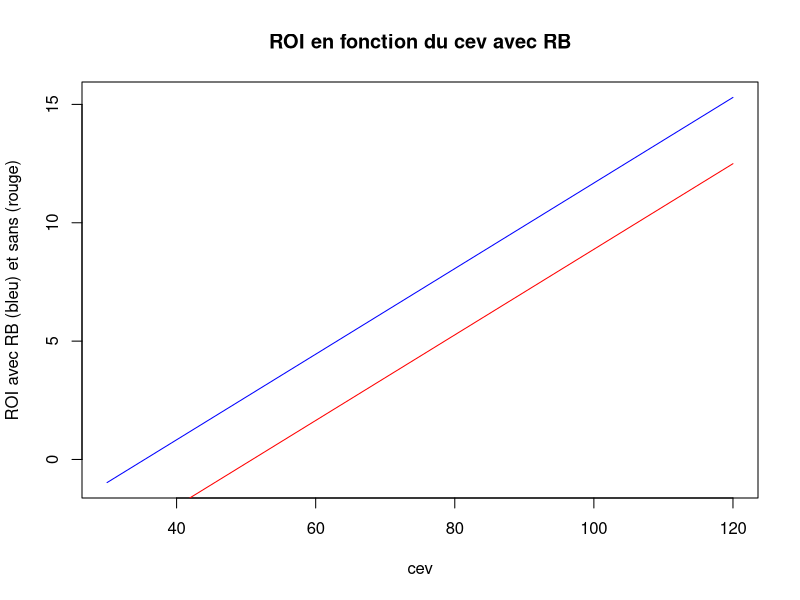

Here is the R script that generated this plot:

# sans les gros multis ( *200 et *1000)
  
multi.small<-c(100,50,10,5,4,3,2)
proba.small<-c(10,25,250,1500,7500,13832,26877)/50000

roi.small <- function(x) ((x+500)/1500*sum((multi.small-0.07)*proba.small/sum(proba.small))-1)*100

# avec multi

multi<-c(800,200,100,50,10,5,4,3,2)
multi.5<-c(800,160,100,50,10,5,4,3,2)
multi.10<-c(800,160,80,50,10,5,4,3,2)
multi.20<-c(800,160,80,40,10,5,4,3,2)
multi.100 <- c(800,160,80,40,8,5,4,3,2)

proba<-c(1,5,10,25,250,1500,7500,13832,26877)/50000

roi <- function(x) ((x+500)/1500*sum((multi-0.07)*proba)-1)*100

gain.theo.small <- function(n=2000,cev=75,bi = 5) n*bi*roi.small(cev)/100 + n*bi*0.07*0.4

gain.theo <- function(n=2000,cev=75,bi = 5) {
  p <- (cev+500)/1500
  res <- ifelse(bi==5,n*bi * (p * sum((multi.5-0.07)*proba)+(1-p) * sum((c(100,20)-0.07)*proba[1:2]) +0.07*0.4 - 1),
         ifelse(bi==10,n*bi * (p * sum((multi.10-0.07)*proba)+(1-p) * sum((c(100,20,10)-0.07)*proba[1:3]) +0.07*0.4 - 1),
         ifelse(bi == 20 || bi ==50,n*bi * (p * sum((multi.20-0.07)*proba)+(1-p) * sum((c(100,20,10,5)-0.07)*proba[1:4]) +0.07*0.4 - 1),
                ifelse(bi==100,n*bi * (p * sum((multi.100-0.07)*proba)+(1-p) * sum((c(100,20,10,5,1)-0.07)*proba[1:5]) +0.07*0.4 - 1),n*bi * (p * sum((multi-0.07)*proba)+(1-p) * (100-0.07)*proba[1] +0.07*0.4 - 1)
                       ))))
return(res)
}

roi.theo.wo.rb <- function(cev=75){
  p <- (cev+500)/1500
  return((p * sum((multi-0.07)*proba)+(1-p) * sum((c(100,20)-0.07)*proba[1:2]) - 1) *100)
}
roi.theo.w.rb <- function(cev=75){
  p <- (cev+500)/1500
  return((p * sum((multi-0.07)*proba)+(1-p) * sum((c(100,20)-0.07)*proba[1:2]) + 0.07*0.4 - 1) *100)
}

curve(roi.theo.w.rb,from=30, to= 120,ylab="ROI avec RB (bleu) et sans (rouge)",xlab="cev",main="ROI en fonction du cev avec RB",col="blue")
curve(roi.theo.wo.rb,from=30, to= 120,main="ROI en fonction du cev avec RB",add=T,col="red")



